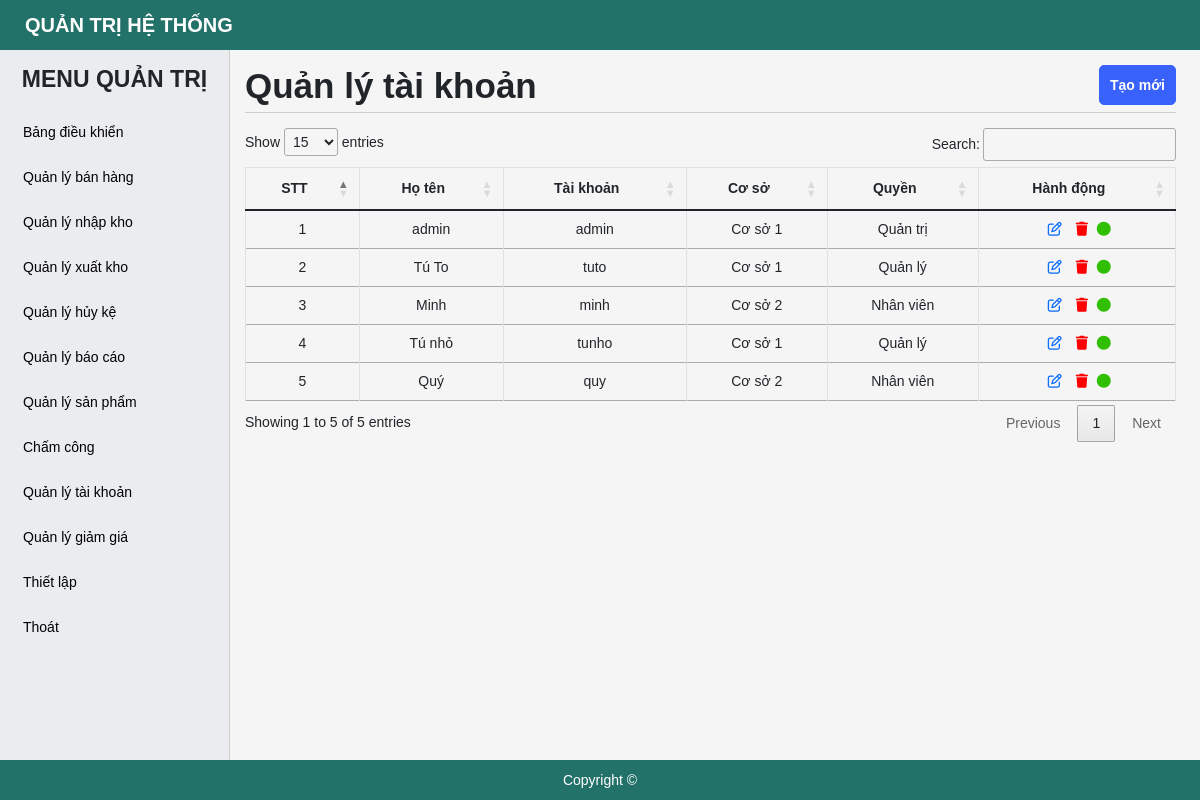
Page /manage-user.php (signed in) on the committed database.
### tables this page shows
CREATE TABLE `tbl_user` (
  `id` bigint(20) NOT NULL,
  `username` varchar(255) NOT NULL,
  `password` varchar(255) NOT NULL,
  `fullname` varchar(255) NOT NULL,
  `power` tinyint(4) NOT NULL DEFAULT 3,
  `status` tinyint(4) NOT NULL DEFAULT 1,
  `id_brand` bigint(20) NOT NULL,
  `created_ad` timestamp NOT NULL DEFAULT current_timestamp(),
  `update_ad` timestamp NOT NULL DEFAULT current_timestamp()
);

CREATE TABLE `tbl_brand` (
  `id` bigint(20) NOT NULL,
  `name` varchar(255) NOT NULL,
  `address` varchar(255) NOT NULL,
  `status` tinyint(4) NOT NULL DEFAULT 1,
  `created_ad` timestamp NOT NULL DEFAULT current_timestamp()
);

### manage-user.php (the view, shortened to what this page needs)
<?php
    include './include/connect.php';
    if (!isset($_SESSION['logins'])) {
        header('location:index.php');
    }else{
        $queryUser= $conn -> prepare("SELECT u.*, br.name FROM tbl_user u JOIN tbl_brand br ON br.id = u.id_brand");
        $queryUser-> execute();
        $resultsUser = $queryUser->fetchAll(PDO::FETCH_OBJ);
    }
?>
<!DOCTYPE html>
<html lang="en">
<head>
    <?php include('include/link-css.php');?>
</head>
<body>
    <?php include('include/header.php');?>
    <div id="main">
        <?php include('include/sidebar.php');?>
        <div id="main-right">
            <section class="main-right-title">
                <div class="form-title">
                    <h1>Quản lý tài khoản</h1>
                </div>
                <div class="account-btn">
                    <a href="./new-user.php" class="btn btn-post btn-add">Tạo mới</a>
                </div>
            </section>
            <div class="main-right-table">
                <table class="table table-bordered table-post-list" id = "table-manage">
                    <thead>
                        <tr>
                            <th class = "full-screen" >STT</th>
                            <th class = "full-screen" >Họ tên</th>
                            <th>Tài khoản</th>
                            <th>Cơ sở</th>
                            <th>Quyền</th>
                            <th>Hành động</th>
                        </tr>
                    </thead>
                    <tbody >
                        <?php foreach ($resultsUser as $key => $value) { ?>
                            <tr>
                                <td class = "full-screen"><?php echo $key+1 ?></td>
                                <td class = "full-screen" >
                                    <p><?php echo $value -> fullname ?></p>
                                </td>
                                <td>
                                    <p><?php echo $value -> username ?></p>
                                </td>
                                <td>
                                    <p><?php echo $value -> name ?></p>
                                </td>
                                <td>
                                    <p>
                                        <?php if($value -> power == 1){
                                            echo "Quản trị";
                                        }elseif($value -> power == 2){
                                            echo "Quản lý";
                                        }elseif($value -> power == 3){
                                            echo "Nhân viên";
                                        }
                                        ?>
                                    </p>
                                </td>
                                <td style = "text-align: center;">
                                    <a href="./edit-user.php?id=<?php echo $value -> id ?>" class="btn-setting btn-edit colo-blue" style = "margin: 0 5px;"><i class="fa-regular fa-pen-to-square"></i></a>
                                    <a href="./categories.php?del=<?php echo $value -> id ?>" class="btn-setting col-red" style = "margin: 0 5px;" onclick="return confirm('Bạn chắc chắn muốn xóa?');" ><i class="fa-solid fa-trash"></i>
                                    </a>
                                    <?php if( $value -> status == 1){ ?>
                                        <i class="fa-solid fa-circle col-green" ></i>
                                    <?php }else{ ?>
                                        <i class="fa-solid fa-circle col-red" ></i>
                                    <?php } ?>
                                </td>
                            </tr>
                        <?php } ?>
                    </tbody>
                </table>
            </div>
        </div>
    </div>
    <?php include('include/footer.php');?>
</body>
</html>

### css/style.css (style rules this page uses)
* { margin: 0; padding: 0; box-sizing: border-box; font-family: Arial, Helvetica, sans-serif; font-size: 14px; }
body { background-color: #f5f5f5; }
.btn { height: 40px; border-radius: 5px; border: 1px solid #3961fb; background: #3961fb; font-weight: 700; color: #fff; display: inline-flex; align-items: center; justify-content: center; text-decoration: none; cursor: pointer; padding: 0 10px; margin: 5px 0; }
.col-red { color: red; }
.col-green { color: #31bf03; }
#main-right { padding: 60px 24px 50px 245px; }
#main-right li, #main-right a { font-size: 14px; }
.main-right-title { display: flex; justify-content: space-between; border-bottom: 1px solid #ccc; margin-bottom: 15px; }
#main-right .table-bordered th, .table-bordered td { text-align: center; font-size: 14px; }
.main-right-table .table-post-list { border-collapse: collapse; }
.table-post-list td { vertical-align: middle !important; white-space: normal; }
.form-title { margin: 5px 0; }
.form-title h1 { font-weight: 700; }

### rows in the picture
tbl_user: fullname "admin", username "admin", id_brand.name "Cơ sở 1", power "Quản trị", status 1 (drawn)
tbl_user: fullname "Tú To", username "tuto", id_brand.name "Cơ sở 1", power "Quản lý", status 1 (drawn)
tbl_user: fullname "Minh", username "minh", id_brand.name "Cơ sở 2", power "Nhân viên", status 1 (drawn)
tbl_user: fullname "Tú nhỏ", username "tunho", id_brand.name "Cơ sở 1", power "Quản lý", status 1 (drawn)
tbl_user: fullname "Quý", username "quy", id_brand.name "Cơ sở 2", power "Nhân viên", status 1 (drawn)
